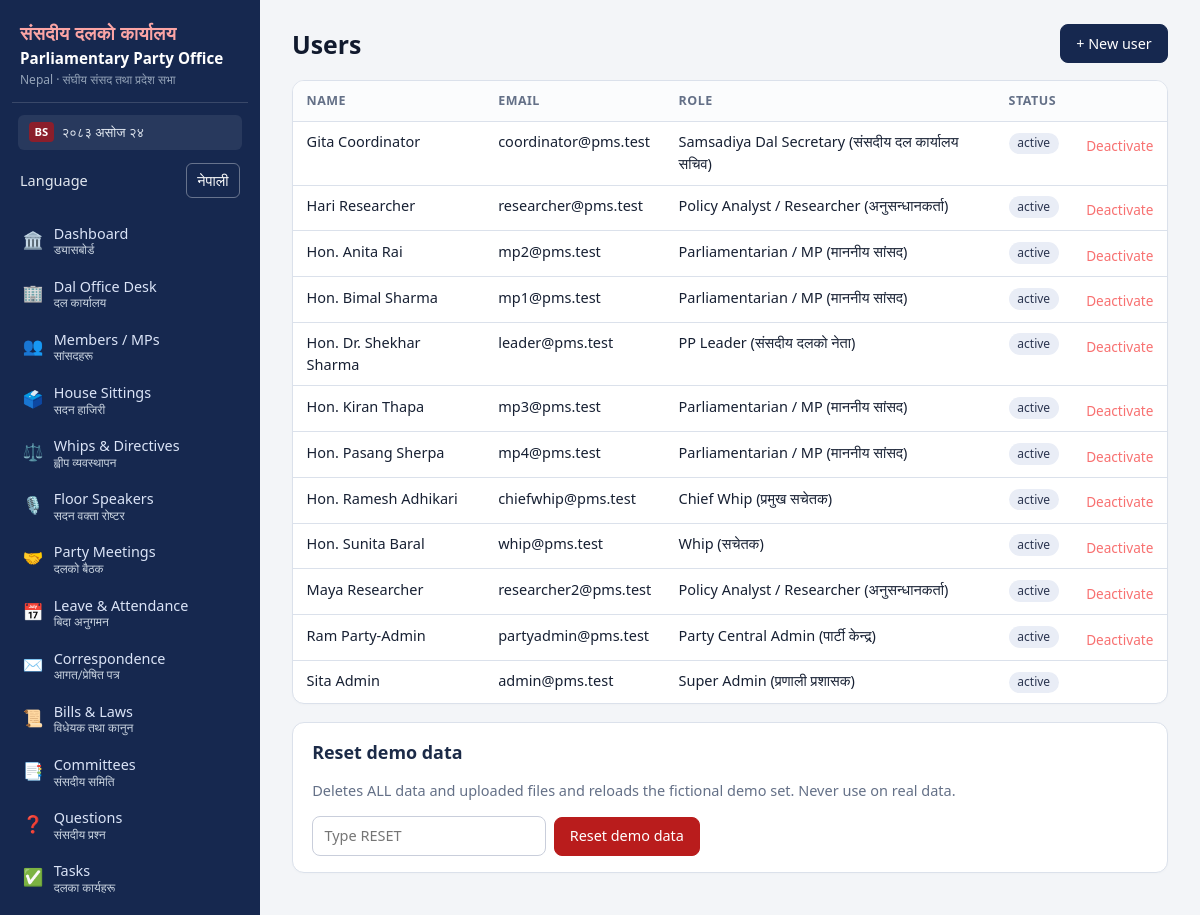
The app's page /users (signed in) with its own data.
### tables this page shows
CREATE TABLE users(
  id INTEGER PRIMARY KEY, name TEXT NOT NULL, email TEXT NOT NULL UNIQUE,
  password_hash TEXT NOT NULL, role TEXT NOT NULL,
  language TEXT NOT NULL DEFAULT 'en',
  status TEXT NOT NULL DEFAULT 'active', created_at TEXT NOT NULL);

### app.py (the view)
@app.route("/users")
@perm_required("user.manage")
def users_list():
    users = q("SELECT * FROM users ORDER BY status='active' DESC, name")
    return render_template("users.html", users=users)

### app.py (called while the page is built)
def today():
    return dt.date.today().isoformat()

def nepali_digits(val):
    if val is None:
        return ""
    return str(val).translate(NEP_DIGITS)

def db():
    if "db" not in g:
        g.db = sqlite3.connect(DB_PATH)
        g.db.row_factory = sqlite3.Row
        g.db.execute("PRAGMA foreign_keys=ON")
    return g.db

def q(sql, args=(), one=False):
    cur = db().execute(sql, args)
    return cur.fetchone() if one else cur.fetchall()

@app.before_request
def load_user():
    g.user = None
    uid = session.get("uid")
    if uid:
        u = q("SELECT * FROM users WHERE id=? AND status='active'", (uid,), one=True)
        if u:
            g.user = u
            session["language"] = u["language"] if "language" in u.keys() else "en"
        else:
            session.clear()
    if request.method == "POST":
        token = request.form.get("_csrf") or request.headers.get("X-CSRF-Token")
        if not token or token != session.get("csrf"):
            abort(400, "Invalid or missing CSRF token. Reload the page and try again.")

def csrf():
    if "csrf" not in session:
        session["csrf"] = secrets.token_hex(16)
    return session["csrf"]

def can(perm):
    return bool(g.user) and g.user["role"] in PERMS.get(perm, set())

def login_required(fn):
    @wraps(fn)
    def wrapper(*a, **kw):
        if not g.user:
            return redirect(url_for("login", next=request.full_path.rstrip("?")))
        return fn(*a, **kw)
    return wrapper

def perm_required(perm):
    def deco(fn):
        @wraps(fn)
        @login_required
        def wrapper(*a, **kw):
            if not can(perm):
                abort(403)
            return fn(*a, **kw)
        return wrapper
    return deco

### templates/users.html
{% extends 'base.html' %}{% block title %}Users{% endblock %}
{% block content %}
<div class="page-head"><h1>Users</h1><a class="btn primary" href="{{ url_for('user_new') }}">+ New user</a></div>
<div class="card tablewrap"><table class="tbl"><thead><tr><th>Name</th><th>Email</th><th>Role</th><th>Status</th><th></th></tr></thead><tbody>
{% for u in users %}<tr><td>{{ u.name }}</td><td>{{ u.email }}</td><td>{{ ROLES[u.role] }}</td><td><span class="badge">{{ u.status }}</span></td>
<td>{% if u.id != g.user.id %}<form method="post" action="{{ url_for('user_toggle', uid=u.id) }}"><input type="hidden" name="_csrf" value="{{ csrf() }}"><button class="linkbtn">{{ 'Deactivate' if u.status=='active' else 'Activate' }}</button></form>{% endif %}</td></tr>{% endfor %}
</tbody></table></div>
<section class="card"><h2>Reset demo data</h2>
<p class="muted">Deletes ALL data and uploaded files and reloads the fictional demo set. Never use on real data.</p>
<form method="post" action="{{ url_for('reset_demo') }}" class="row"><input type="hidden" name="_csrf" value="{{ csrf() }}">
<input name="confirm" placeholder="Type RESET" autocomplete="off"><button class="btn danger">Reset demo data</button></form></section>
{% endblock %}

### templates/base.html (shortened to what this page needs)
<!doctype html>
<html lang="{{ 'ne' if language == 'ne' else 'en' }}">
<head>
<link rel="stylesheet" href="{{ url_for('static', filename='style.css') }}">
</head>
<body>
{% if g.user %}
<aside class="sidebar">
  <div class="brand">
    <div class="brand-nep">संसदीय दलको कार्यालय</div>
    <div class="brand-main">Parliamentary Party Office</div>
    <div class="brand-sub">Nepal · संघीय संसद तथा प्रदेश सभा</div>
  </div>
  <div class="sidebar-date">
    <span class="cal-badge">BS</span> {{ bs_today.split(' (')[0] if bs_today else today }}
  </div>
  <form class="language-switch sidebar-language" method="post" action="{{ url_for('set_language', language='ne' if language != 'ne' else 'en') }}">
    <span>{{ 'Language' if language == 'en' else 'भाषा' }}</span>
    <button type="submit" lang="{{ 'en' if language == 'ne' else 'ne' }}">{{ 'नेपाली' if language == 'en' else 'English' }}</button>
  </form>
  <nav>
    <a href="{{ url_for('dashboard') }}" class="{{ 'on' if request.endpoint=='dashboard' }}">
      <span class="nav-icon">🏛️</span>
      <span class="nav-text">Dashboard <small class="nep">ड्यासबोर्ड</small></span>
    </a>
    <a href="{{ url_for('office_desk') }}" class="{{ 'on' if request.endpoint=='office_desk' }}">
      <span class="nav-icon">🏢</span>
      <span class="nav-text">Dal Office Desk <small class="nep">दल कार्यालय</small></span>
    </a>
    <a href="{{ url_for('members_list') }}" class="{{ 'on' if request.endpoint and request.endpoint.startswith('member') }}">
      <span class="nav-icon">👥</span>
      <span class="nav-text">Members / MPs <small class="nep">सांसदहरू</small></span>
    </a>
    <a href="{{ url_for('sittings_list') }}" class="{{ 'on' if request.endpoint and request.endpoint.startswith('sitting') }}">
      <span class="nav-icon">🗳️</span>
      <span class="nav-text">House Sittings <small class="nep">सदन हाजिरी</small></span>
    </a>
    <a href="{{ url_for('whips_list') }}" class="{{ 'on' if request.endpoint and request.endpoint.startswith('whip') }}">
      <span class="nav-icon">⚖️</span>
      <span class="nav-text">Whips & Directives <small class="nep">ह्वीप व्यवस्थापन</small></span>
    </a>
    <a href="{{ url_for('rosters_list') }}" class="{{ 'on' if request.endpoint and request.endpoint.startswith('roster') }}">
      <span class="nav-icon">🎙️</span>
      <span class="nav-text">Floor Speakers <small class="nep">सदन वक्ता रोष्टर</small></span>
    </a>
    <a href="{{ url_for('meetings_list') }}" class="{{ 'on' if request.endpoint and request.endpoint.startswith('meeting') }}">
      <span class="nav-icon">🤝</span>
      <span class="nav-text">Party Meetings <small class="nep">दलको बैठक</small></span>
    </a>
    <a href="{{ url_for('leaves_list') }}" class="{{ 'on' if request.endpoint and request.endpoint.startswith('leave') }}">
      <span class="nav-icon">📅</span>
      <span class="nav-text">Leave & Attendance <small class="nep">बिदा अनुगमन</small></span>
    </a>
    <a href="{{ url_for('letters_list') }}" class="{{ 'on' if request.endpoint and request.endpoint.startswith('letter') }}">
      <span class="nav-icon">✉️</span>
      <span class="nav-text">Correspondence <small class="nep">आगत/प्रेषित पत्र</small></span>
    </a>
    <a href="{{ url_for('bills_list') }}" class="{{ 'on' if request.endpoint and request.endpoint.startswith('bill') }}">
      <span class="nav-icon">📜</span>
      <span class="nav-text">Bills & Laws <small class="nep">विधेयक तथा कानुन</small></span>
    </a>
    <a href="{{ url_for('committees_list') }}" class="{{ 'on' if request.endpoint and request.endpoint.startswith('committee') }}">
      <span class="nav-icon">📑</span>
      <span class="nav-text">Committees <small class="nep">संसदीय समिति</small></span>
    </a>
    <a href="{{ url_for('questions_list') }}" class="{{ 'on' if request.endpoint and request.endpoint.startswith('question') }}">
      <span class="nav-icon">❓</span>
      <span class="nav-text">Questions <small class="nep">संसदीय प्रश्न</small></span>
    </a>
    <a href="{{ url_for('tasks_list') }}" class="{{ 'on' if request.endpoint and request.endpoint.startswith('task') }}">
      <span class="nav-icon">✅</span>
      <span class="nav-text">Tasks <small class="nep">दलका कार्यहरू</small></span>
    </a>
    <a href="{{ url_for('documents_list') }}" class="{{ 'on' if request.endpoint and request.endpoint.startswith('document') }}">
    </a>
  </nav>
</aside>
{% endif %}
<main class="{{ 'main' if g.user else 'main-bare' }}">
  {% block content %}{% endblock %}
</main>
</body>
</html>

### static/style.css (style rules this page uses)
:root { --bg: #f3f5f8; --card: #ffffff; --ink: #172033; --muted: #647087; --line: #dbe1eb; --brand: #16284f; --brand2: #21407a; --nepal-crimson: #8b1e2b; --nepal-crimson-dark: #63101b; --nepal-crimson-light: #fdf2f4; --ok: #157347; --ok-bg: #d1e7dd; --warn: #b45309; --warn-bg: #fef3c7; --err: #b91c1c; --err-bg: #fee2e2; --side: 260px; }
* { box-sizing: border-box; }
body { margin: 0; font: 14.5px/1.5 system-ui, -apple-system, 'Mukta', 'Segoe UI', Roboto, sans-serif; background: var(--bg); color: var(--ink); }
a { color: var(--brand2); text-decoration: none; }
h1 { font-size: 1.55rem; margin: .1rem 0; font-weight: 700; color: #111a2e; }
h2 { font-size: 1.12rem; margin: 0 0 .6rem; font-weight: 600; color: #1c2b48; }
.muted { color: var(--muted); }
.language-switch { display: inline-flex; align-items: center; margin: 0 .5rem; }
.language-switch button { border: 1px solid rgba(255,255,255,.35); border-radius: 6px; padding: .35rem .65rem; color: #fff; background: transparent; font: inherit; cursor: pointer; }
.sidebar-language { justify-content: space-between; padding: .35rem .5rem .65rem; margin: 0; color: #e2e8f0; }
.sidebar { position: fixed; inset: 0 auto 0 0; width: var(--side); background: var(--brand); color: #fff; display: flex; flex-direction: column; padding: 1rem .75rem; overflow-y: auto; z-index: 20; }
.brand { padding: .2rem .5rem .8rem; border-bottom: 1px solid rgba(255, 255, 255, 0.15); }
.brand-nep { font-size: 1.15rem; font-weight: 700; color: #fca5a5; letter-spacing: .02em; }
.brand-main { font-size: .95rem; font-weight: 600; color: #ffffff; line-height: 1.25; margin-top: .15rem; }
.brand-sub { font-size: .75rem; color: #94a3b8; margin-top: .2rem; }
.sidebar-date { background: rgba(255, 255, 255, 0.08); border-radius: 6px; padding: .45rem .65rem; margin: .75rem .4rem .5rem; font-size: .82rem; color: #e2e8f0; display: flex; align-items: center; gap: .5rem; }
.cal-badge { background: var(--nepal-crimson); color: #fff; font-size: .7rem; font-weight: 700; padding: .1rem .35rem; border-radius: 4px; }
.sidebar nav { display: flex; flex-direction: column; gap: 3px; flex: 1; margin-top: .4rem; }
.sidebar nav a { color: #dbe4f7; padding: .48rem .65rem; border-radius: 7px; display: flex; align-items: center; gap: .65rem; font-size: .9rem; }
.nav-icon { font-size: 1.05rem; line-height: 1; }
.nav-text small.nep { display: block; font-size: .75rem; color: #cbd5e1; line-height: 1.1; font-family: 'Mukta', system-ui, sans-serif; }
.linkbtn { background: none; border: 0; color: #f87171; cursor: pointer; padding: 0; font: inherit; font-size: .85rem; text-align: left; margin-top: .3rem; }
.main { margin-left: var(--side); padding: 1.5rem 2rem; max-width: 1300px; }
.page-head { display: flex; justify-content: space-between; align-items: flex-start; gap: 1rem; margin-bottom: 1rem; flex-wrap: wrap; }
.row { display: flex; gap: .5rem; align-items: center; flex-wrap: wrap; }
.card { background: var(--card); border: 1px solid var(--line); border-radius: 12px; padding: 1rem 1.2rem; margin-bottom: 1.1rem; box-shadow: 0 1px 3px rgba(0,0,0,.02); }
.tablewrap { padding: 0; overflow-x: auto; }
.tbl { width: 100%; border-collapse: collapse; }
.tbl th { text-align: left; font-size: .78rem; text-transform: uppercase; letter-spacing: .04em; color: var(--muted); padding: .65rem .85rem; border-bottom: 1px solid var(--line); white-space: nowrap; background: #fbfcfd; }
.tbl td { padding: .6rem .85rem; border-bottom: 1px solid var(--line); vertical-align: top; }
.tbl tr:last-child td { border-bottom: 0; }
.badge { display: inline-block; font-size: .75rem; padding: .12rem .55rem; border-radius: 999px; background: #e9edf6; color: #2b3550; white-space: nowrap; font-weight: 500; }
input, select, textarea { font: inherit; padding: .5rem .7rem; border: 1px solid #c9cedb; border-radius: 8px; background: #fff; color: var(--ink); max-width: 100%; }
.btn { display: inline-block; font: inherit; font-size: .9rem; font-weight: 500; padding: .48rem .95rem; border-radius: 8px; border: 1px solid #c9cedb; background: #fff; color: var(--ink); cursor: pointer; transition: all .15s ease; }
.btn.primary { background: var(--brand); border-color: var(--brand); color: #fff; }
.btn.danger { background: var(--err); border-color: var(--err); color: #fff; }

### records on screen
users: language "Language", language "नेपाली", name "Sita Admin", email "admin@pms.test", role "Super Admin (प्रणाली प्रशासक)", status "active"
users: name "Gita Coordinator", email "coordinator@pms.test", role "Samsadiya Dal Secretary (संसदीय दल कार्यालय सचिव)", status "active", status "Deactivate"
users: name "Hari Researcher", email "researcher@pms.test", role "Policy Analyst / Researcher (अनुसन्धानकर्ता)", status "active", status "Deactivate"
users: name "Hon. Anita Rai", email "mp2@pms.test", role "Parliamentarian / MP (माननीय सांसद)", status "active", status "Deactivate"
users: name "Hon. Bimal Sharma", email "mp1@pms.test", role "Parliamentarian / MP (माननीय सांसद)", status "active", status "Deactivate"
users: name "Hon. Dr. Shekhar Sharma", email "leader@pms.test", role "PP Leader (संसदीय दलको नेता)", status "active", status "Deactivate"
users: name "Hon. Kiran Thapa", email "mp3@pms.test", role "Parliamentarian / MP (माननीय सांसद)", status "active", status "Deactivate"
users: name "Hon. Pasang Sherpa", email "mp4@pms.test", role "Parliamentarian / MP (माननीय सांसद)", status "active", status "Deactivate"
users: name "Hon. Ramesh Adhikari", email "chiefwhip@pms.test", role "Chief Whip (प्रमुख सचेतक)", status "active", status "Deactivate"
users: name "Hon. Sunita Baral", email "whip@pms.test", role "Whip (सचेतक)", status "active", status "Deactivate"
users: name "Maya Researcher", email "researcher2@pms.test", role "Policy Analyst / Researcher (अनुसन्धानकर्ता)", status "active", status "Deactivate"
users: name "Ram Party-Admin", email "partyadmin@pms.test", role "Party Central Admin (पार्टी केन्द्र)", status "active", status "Deactivate"
